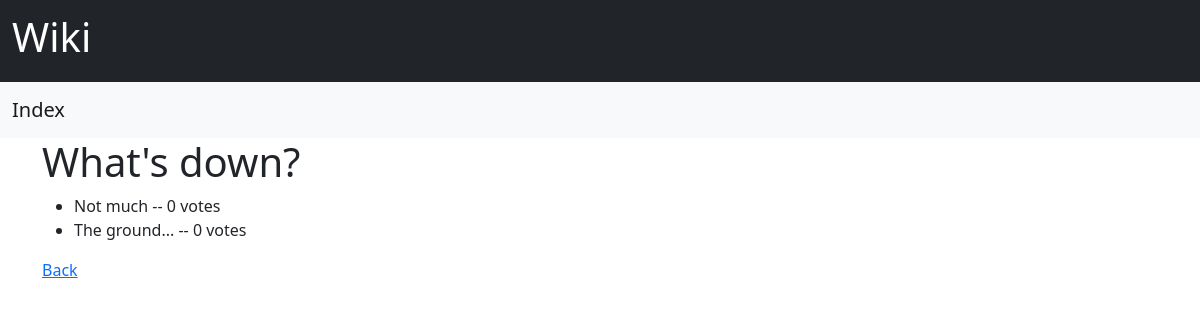
Before: /polls/1/results/ with the older database file.
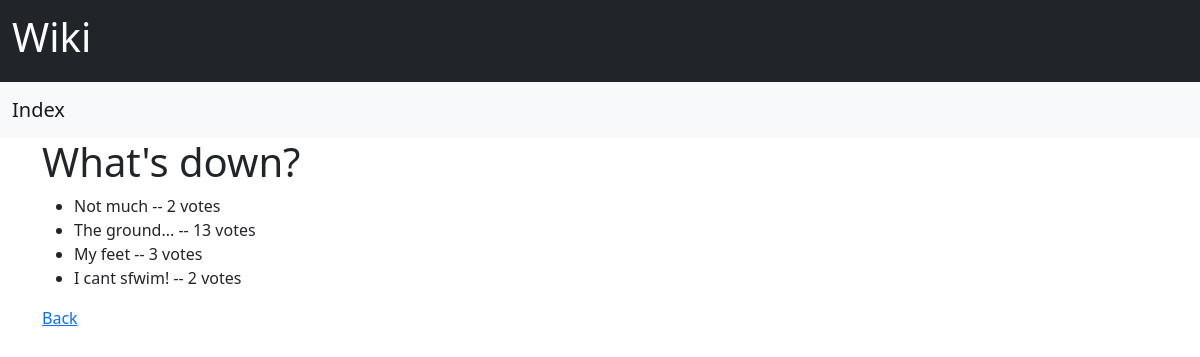
After: the same page with the newer database file.
### polls/models.py (models this page shows, shortened)
class Question(models.Model):
    question_text = models.CharField(max_length=200)
    pub_date = models.DateTimeField("date published")

class Choice(models.Model):
    question = models.ForeignKey(Question, on_delete=models.CASCADE)
    choice_text = models.CharField(max_length=200)
    votes = models.IntegerField(default=0)

### polls/views.py (the view)
# urls.py: path("<int:pk>/results/", views.ResultsView.as_view(), name="results"),
class ResultsView(generic.DetailView):
    model = Question
    template_name = "polls/results.html"

### polls/templates/polls/results.html (shortened to what this page needs)
{% extends 'polls/base.html' %}
{% block results %}
    <h1>{{ question.question_text }}</h1>
    <ul class="pollResultsContainer">
        {% for choice in question.choice_set.all %}
            <li>{{ choice.choice_text }} -- {{ choice.votes }} vote{{ choice.votes|pluralize }}</li>
        {% endfor %}
    </ul>
<a href="{% url 'polls:detail' question.id %}">Back</a>
{% endblock results %}

### polls/templates/polls/base.html (shortened to what this page needs)
{% load static %}
<!DOCTYPE html>
<html>
    <head>
        <link href="https://cdn.jsdelivr.net/npm/bootstrap@5.0.0-beta3/dist/css/bootstrap.min.css" rel="stylesheet">
    </head>
    <body>
    <nav class="navbar navbar-dark bg-dark">
        <div class="container-fluid">
            <span class="navbar-brand mb-0 h1"><h1>Wiki</h1></span>
        </div>
    </nav>
    <nav class="navbar navbar-light bg-light">
        <div class="container-fluid">
            <a class="navbar-brand" href="{% url 'polls:index' %}">Index</a>
        </div>
    </nav>
    <div class="container">
        {% block results %}
        {% endblock results %}
    </div>
    </body>
</html>

Changed rows visible on the page:
changed Choice "Not much": votes "0" → "2"
changed Choice "The ground...": votes "0" → "13"
added Choice: choice_text "My feet", votes "3"
added Choice: choice_text "I cant sfwim!", votes "2"
